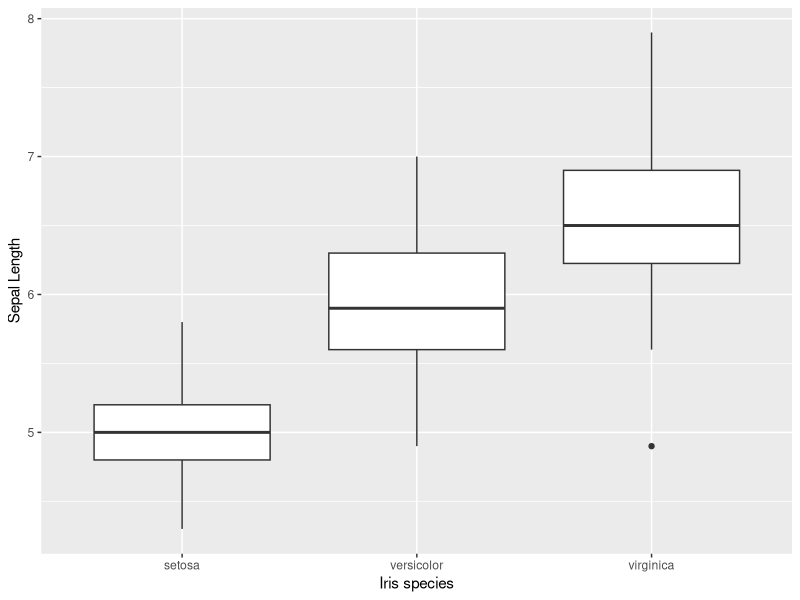

This figure's R source:
# load packages
library(tidyverse)

# load iris dataset
data(iris)

# Table: mean sepal length by species
iris %>%
  as_tibble() %>%
  group_by(Species)%>%
  summarize(mean_sepeal_length = mean(Sepal.Length))

# Boxplot sepal length by species
iris %>%
  as_tibble() %>%
  ggplot(aes(x = Species, y = Sepal.Length))+
  geom_boxplot()+
  labs(x = "Iris species", y = "Sepal Length")
